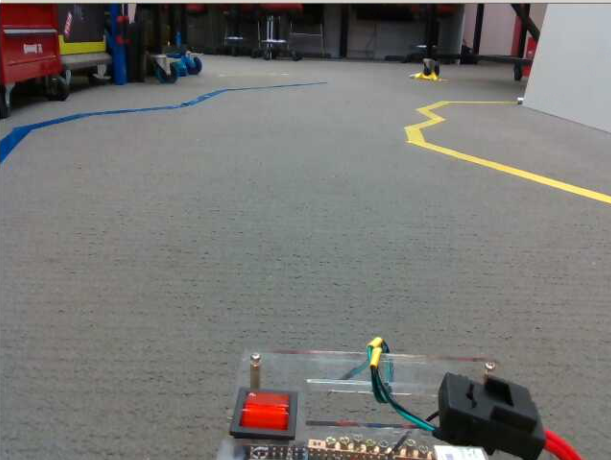
#> input picture components/test.png, 611 x 460 px
$ python pathfinder.py
#> lines starting #> are read from the running program, lines starting #| are printed output that depends on the picture; after the words box and inside, x2 and y2 are one past the last pixel; in counts of white or black regions, pixels touching at a corner belong together
#> further down, img is the input picture: shape (460, 611, 3); mean B, G, R 114.3, 116.7, 118.2
import cv2
import numpy as np

##TODO:
# Only consider points going in one direction so we don't double up
# Consider all points produced by bitwise_and and sort by distance instead of just taking the first one
# Replace cutting bits off the contour with a contour simplify
# instead of doing normals, doing horizontals seems to be fine as well, (Simulate by setting yellow slicing to 1) maybe include a mode for that if things dont pan out?

# Mode switching from yellow-blue to blue-yellow?

def getX(dx,dy,x,y,y1):
    if dy==0:
        return -1
    return x-(dx*(y-y1)/dy)

def getY(dx,dy,x,y,x1):
    if dx==0:
        return -1
    return y-(dy*(x-x1)/dx)

def getPathToFollow(image):

    # Converts the remaining image from RGB to HSV
    hsv = cv2.cvtColor(image, cv2.COLOR_BGR2HSV)
#> hsv: shape (460, 611, 3); mean H, S, V 56.1, 26.3, 121.8

    # Upper and lower bounds for the lines of tape (thanks claudio)
    b_lower = (100, 80, 80)
    b_upper = (110,255,200)

    y_lower = (20, 50, 100)
    y_upper = (35,255,255)

    # Get blue and yellow sections (thanks claudio)
    y_mask = cv2.inRange(hsv, y_lower, y_upper)
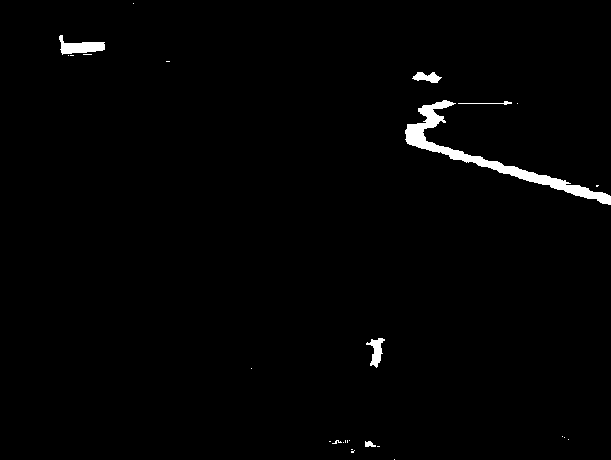
#> y_mask: shape (460, 611); 1.3% white; 27 white regions (21 under 20 px), largest, box (x1, y1, x2, y2) and area: (405, 100, 611, 205) 2623, (59, 35, 105, 55) 474, (366, 338, 385, 368) 266, (412, 72, 442, 83) 196, (458, 101, 512, 105) 69, (365, 441, 376, 447) 47
    b_mask = cv2.inRange(hsv, b_lower, b_upper)
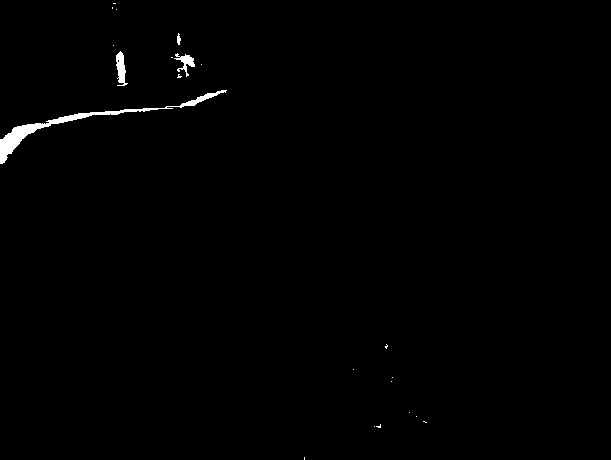
#> b_mask: shape (460, 611); 0.67% white; 21 white regions (17 under 20 px)

    # Finds contours in our individual images. This is what we actually use to determine our 2 points of interest.
    # hierarchy isn't in use, but if its not there, the function doesn't work.
    b_contours, hierarchy = cv2.findContours(b_mask, cv2.RETR_TREE, cv2.CHAIN_APPROX_SIMPLE)
#> b_contours = 22 contours, 19 with area under 20; largest, box (x1, y1, x2, y2) and area: (0, 90, 227, 164) 1104, (116, 51, 128, 86) 196, (174, 53, 195, 77) 134
    y_contours, hierarchy = cv2.findContours(y_mask, cv2.RETR_TREE, cv2.CHAIN_APPROX_SIMPLE)
#> y_contours = 27 contours, 22 with area under 20; largest, box (x1, y1, x2, y2) and area: (405, 100, 611, 205) 2328, (59, 35, 105, 55) 414, (366, 338, 385, 368) 222, (412, 72, 442, 83) 164, (365, 441, 376, 447) 32

    # get the largest contours
    main_b_contour = None
    main_b_area = 0
    for i in b_contours:
        area = cv2.contourArea(i)
        if area > main_b_area:
            main_b_contour = i
            main_b_area = area
#> this loop made 22 passes
#> (area, main_b_area) on pass 11: (1104.5, 1104.5)
#> area on passes 15 to 16: 134.5, 195.5
#> after the loop, main_b_area = 1104.5; main_b_contour = contour of 187 points, box (x1, y1, x2, y2) (0, 90, 227, 164), area 1104

    main_y_contour = None
    main_y_area = 0
    for i in y_contours:
        area = cv2.contourArea(i)
        if area > main_y_area:
            main_y_contour = i
            main_y_area = area
#> this loop made 27 passes
#> (area, main_y_area) on passes 6, 16, 20: (32.5, 32.5), (221.5, 221.5), (2328, 2328)
#> area on passes 21, 26: 164, 414
#> after the loop, main_y_area = 2328; main_y_contour = contour of 292 points, box (x1, y1, x2, y2) (405, 100, 611, 205), area 2328

    if main_y_contour is None:
        return None, None, 1
    elif main_b_contour is None:
        return None, 1, None

    # take only one in every 5 points from the contour
    #print(main_b_contour)
    #main_b_contour = main_b_contour[::2]
    main_y_contour = main_y_contour[::1]
    #pgrint(main_b_contour)
    # for just the yellow contour, draw normals which meet the blue contour
    # to do this, since i cbs to do a bunch of linear algebra, we'll draw the blue contour and then draw lines and then do a bitmask
    # first draw the blue contour and cache it
    blue_contour=np.zeros(image.shape[0:2]).astype('uint8')
    cv2.drawContours(blue_contour,[main_b_contour],0,1,-1)
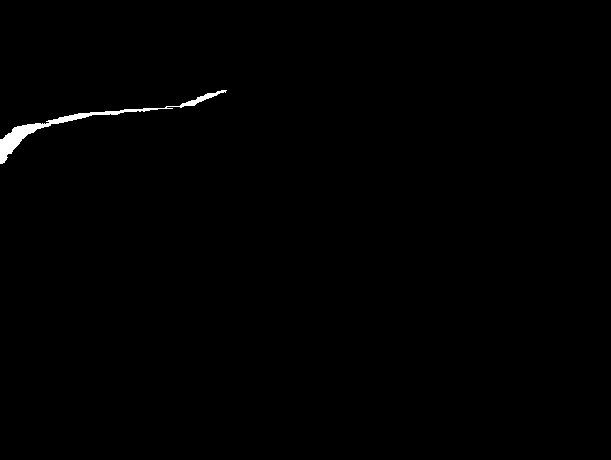
#> blue_contour: shape (460, 611); values 0 (black) and 1 (white), 0.48% white; 1 white region, box (x1, y1, x2, y2) and area: (0, 90, 227, 164) 1360

    # [6 lines of commented-out code are left out]
    drep=np.copy(image)

    blue_contour=blue_contour.astype('bool')
    midpoints = []
    yellowpoints = []
    bluepoints = []
    for i, v in enumerate(main_y_contour):
        if (i == len(main_y_contour)-1):
            # prevent crashing on final point
            break
        nextPoint = main_y_contour[i+1]
        if (v[0][1]>nextPoint[0][1]):
            continue
        midpoint = ((v + nextPoint)/2)[0]

        # ok maybe a little bit of linear algebra
        normalvector = (v-nextPoint)[0]
        #print (normalvector)
        t=normalvector[0]
        normalvector[0]=normalvector[1]
        normalvector[1]=-t
        # [9 lines of commented-out code are left out]
        successfulcoords=[]
        xy0=getX(normalvector[0],normalvector[1],midpoint[0],midpoint[1],0)
        if xy0>0 and xy0<image.shape[0]:
            successfulcoords.append((xy0,0))
        yx0=getY(normalvector[0],normalvector[1],midpoint[0],midpoint[1],0)
        if yx0>0 and yx0<image.shape[1]:
            successfulcoords.append((0,yx0))
        xym=getX(normalvector[0],normalvector[1],midpoint[0],midpoint[1],image.shape[0])
        if xy0>0 and xy0<image.shape[0]:
            successfulcoords.append((xy0,image.shape[0]))
        yxm=getY(normalvector[0],normalvector[1],midpoint[0],midpoint[1],image.shape[1])
        if yx0>0 and yx0<image.shape[1]:
            successfulcoords.append((image.shape[1],yxm))
        # Draw the line
        linemask=np.zeros(image.shape[0:2])
        successfulcoords=[(int(i[0]),int(i[1])) for i in successfulcoords]
        #print (successfulcoords)

        if (len (successfulcoords)):
            linemask=cv2.line(linemask,tuple(midpoint.astype('int')),successfulcoords[0],1,2).astype('bool')
            # cv2.imshow("result",linemask.astype('uint8')*255)
            #cv2.waitKey(0)
            bitand=linemask*blue_contour

            _bitand=np.copy(bitand).astype('uint8')*255
            _bitand=cv2.erode(_bitand,(5,5))
            #cv2.imshow("result",_bitand)
            #cv2.waitKey(1)
            if (np.sum(bitand)>0):
                # Find first nonzero cooordinate
                # print("Sum: ", np.sum(bitand))
                firstNonzero=np.transpose(np.array(np.nonzero(bitand)))[0]
                t=firstNonzero[0]
                firstNonzero[0]=firstNonzero[1]
                firstNonzero[1]=t
                cv2.circle(_bitand,tuple(firstNonzero),10,255,-1)
                # cv2.imshow("result",_bitand)
                # cv2.waitKey(1)
                # Calculate the midpoint
                midmidpoint=(firstNonzero+midpoint)/2
                midpoints.append(midmidpoint)
                yellowpoints.append(midpoint)
                bluepoints.append(firstNonzero)
#> this loop made 292 passes
#> (v, nextPoint, midpoint, xy0, yx0, xym) on passes 8, 11, 14, 19, 28, 30, 32, 35, 37: ([[422, 106]], [[422, 107]], [422, 106.5], -1, 106.5, -1), ([[418, 108]], [[418, 111]], [418, 109.5], -1, 109.5, -1), ([[420, 112]], [[420, 113]], [420, 112.5], -1, 112.5, -1), ([[427, 117]], [[427, 118]], [427, 117.5], -1, 117.5, -1), ([[407, 124]], [[407, 128]], [407, 126], -1, 126, -1), ([[405, 130]], [[405, 133]], [405, 131.5], -1, 131.5, -1), ([[406, 134]], [[406, 138]], [406, 136], -1, 136, -1), ([[406, 140]], [[406, 141]], [406, 140.5], -1, 140.5, -1), ([[407, 142]], [[407, 143]], [407, 142.5], -1, 142.5, -1)
#> (xy0, yx0, midmidpoint) on passes 63, 65: (-1, 155.5, [224.5, 154.8]), (-1, 157.5, [225, 156.8])
#> pass 1, in getPathToFollow, `linemask=cv2.line(linemask,tuple(midpoint.astype('int')),successfulcoo..`:
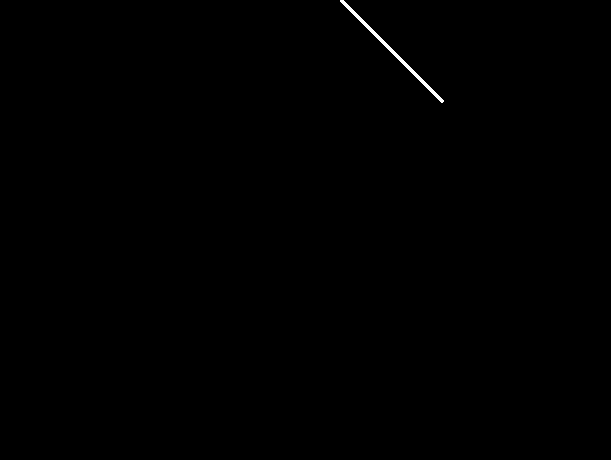
#> linemask: shape (460, 611) bool; 0.18% white; 1 white region, box (x1, y1, x2, y2) and area: (340, 0, 444, 103) 510
#> pass 3, in getPathToFollow, `linemask=cv2.line(linemask,tuple(midpoint.astype('int')),successfulcoo..`:
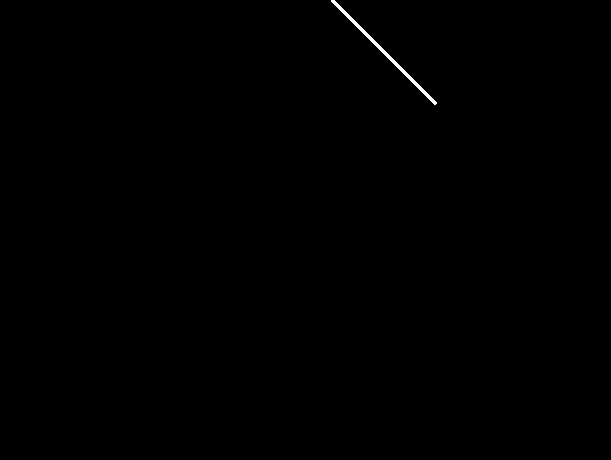
#> linemask: shape (460, 611) bool; 0.19% white; 1 white region, box (x1, y1, x2, y2) and area: (331, 0, 437, 105) 520
                # Add midpoint to return list

    return midpoints, yellowpoints, bluepoints

if __name__== '__main__':
    img=cv2.imread("test.png")
    paths=getPathToFollow(img)
    paths=np.array(paths).astype('int')
    for i,v in enumerate(paths):
        if i<len(paths)-1:
            img=cv2.line(img,tuple(v[0]),tuple(paths[i+1][0]),(255,0,0))
        img=cv2.line(img,tuple(v[1]),tuple(v[2]),(0,0,255))
#> this loop made 3 passes
#> pass 1, `img=cv2.line(img,tuple(v[0]),tuple(paths[i+1][0]),(255,0,0))`:
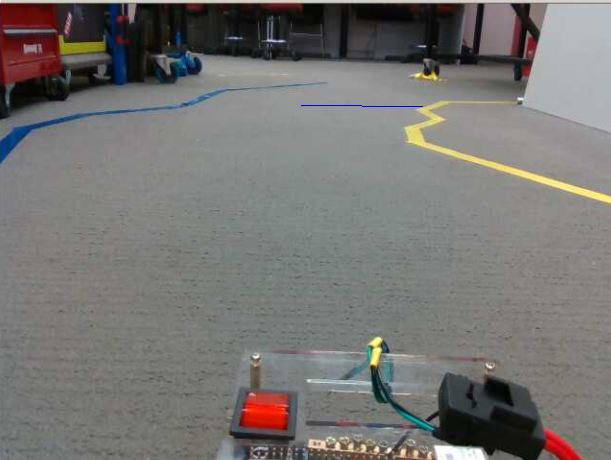
#> img: shape (460, 611, 3); 0.04% of pixels changed, all inside (x1, y1, x2, y2) = (301, 105, 423, 107)
#> pass 2, `img=cv2.line(img,tuple(v[0]),tuple(paths[i+1][0]),(255,0,0))`:
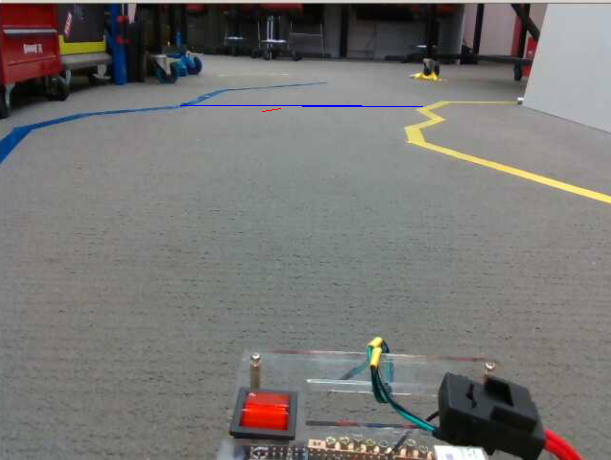
#> img: shape (460, 611, 3); mean B, G, R 114.4, 116.5, 118
#> after the loop: img: shape (460, 611, 3); mean B, G, R 114.4, 116.5, 118.1
    cv2.imshow("result",img)
    cv2.waitKey(0)
    cv2.destroyAllWindows()
